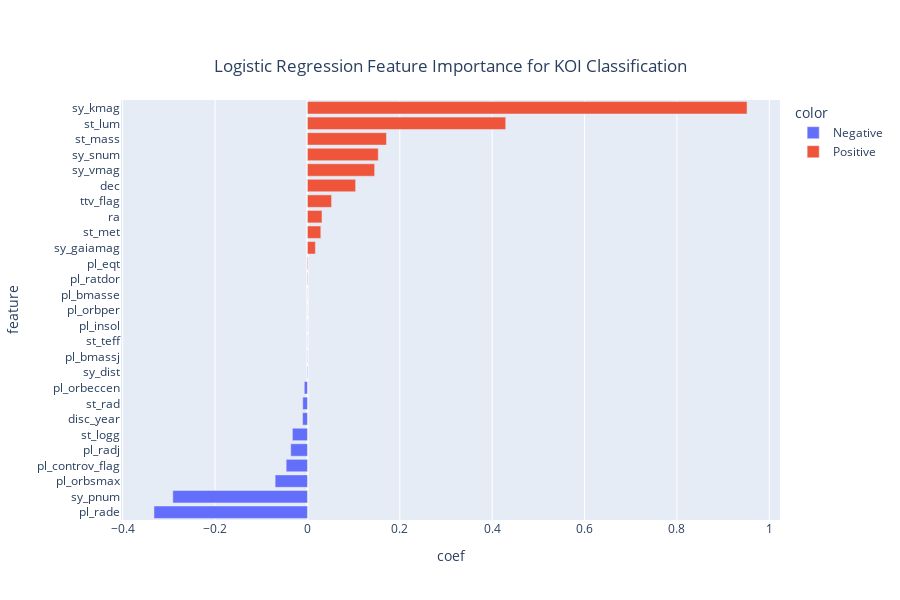

The code cell stored with this chart in its notebook:
### Code cell
lr_model = LogisticRegression(max_iter=2000)
lr_model.fit(X_train,  y_train)
lr_y_hat = lr_model.predict(X_test)
print(f"LR Model score is: {accuracy_score(y_test, lr_y_hat)}")
lr_importance = list(zip(lr_model.coef_[0], X_train.columns.tolist()))

lr_df = pd.DataFrame(columns=["feature", "coef"])
for ind, item in lr_importance:
    lr_df.loc[len(lr_df)] = item, ind
color = lambda row: "Positive" if row["coef"] >= 0 else "Negative"
lr_df["color"] = lr_df.apply(color, axis=1)
    
display(lr_df.sort_values(by="coef", ascending=False))
generate_h_bar_fig(lr_df.sort_values(by="coef"), "Logistic Regression")

### Figure 1 — Plotly figure (JSON) as saved in the notebook; plotly's stock layout.template omitted (floating-point values rounded to 4 significant figures)
{"data": [{"alignmentgroup": "True", "hovertemplate": "color=Negative<br>coef=%{x}<br>feature=%{y}<extra></extra>", "legendgroup": "Negative", "marker": {"color": "#636efa", "pattern": {"shape": ""}}, "name": "Negative", "offsetgroup": "Negative", "orientation": "h", "showlegend": true, "textposition": "auto", "type": "bar", "x": [-0.3323, -0.2915, -0.06997, -0.04611, -0.03619, -0.03259, -0.01054, -0.01021, -0.006894, -0.0008358, -0.0004686, -0.0003184, -0.0003161], "xaxis": "x", "y": ["pl_rade", "sy_pnum", "pl_orbsmax", "pl_controv_flag", "pl_radj", "st_logg", "disc_year", "st_rad", "pl_orbeccen", "sy_dist", "pl_bmassj", "st_teff", "pl_insol"], "yaxis": "y"}, {"alignmentgroup": "True", "hovertemplate": "color=Positive<br>coef=%{x}<br>feature=%{y}<extra></extra>", "legendgroup": "Positive", "marker": {"color": "#EF553B", "pattern": {"shape": ""}}, "name": "Positive", "offsetgroup": "Positive", "orientation": "h", "showlegend": true, "textposition": "auto", "type": "bar", "x": [1.331e-06, 8.753e-05, 0.0009013, 0.001203, 0.01719, 0.02892, 0.03149, 0.05222, 0.1043, 0.1455, 0.1533, 0.1711, 0.4292, 0.9518], "xaxis": "x", "y": ["pl_orbper", "pl_bmasse", "pl_ratdor", "pl_eqt", "sy_gaiamag", "st_met", "ra", "ttv_flag", "dec", "sy_vmag", "sy_snum", "st_mass", "st_lum", "sy_kmag"], "yaxis": "y"}], "layout": {"barmode": "relative", "height": 600, "legend": {"title": {"text": "color"}, "tracegroupgap": 0}, "title": {"text": "Logistic Regression Feature Importance for KOI Classification", "x": 0.5, "xanchor": "center", "y": 0.9, "yanchor": "top"}, "xaxis": {"anchor": "y", "domain": [0, 1], "title": {"text": "coef"}}, "yaxis": {"anchor": "x", "domain": [0, 1], "title": {"text": "feature"}}}}
